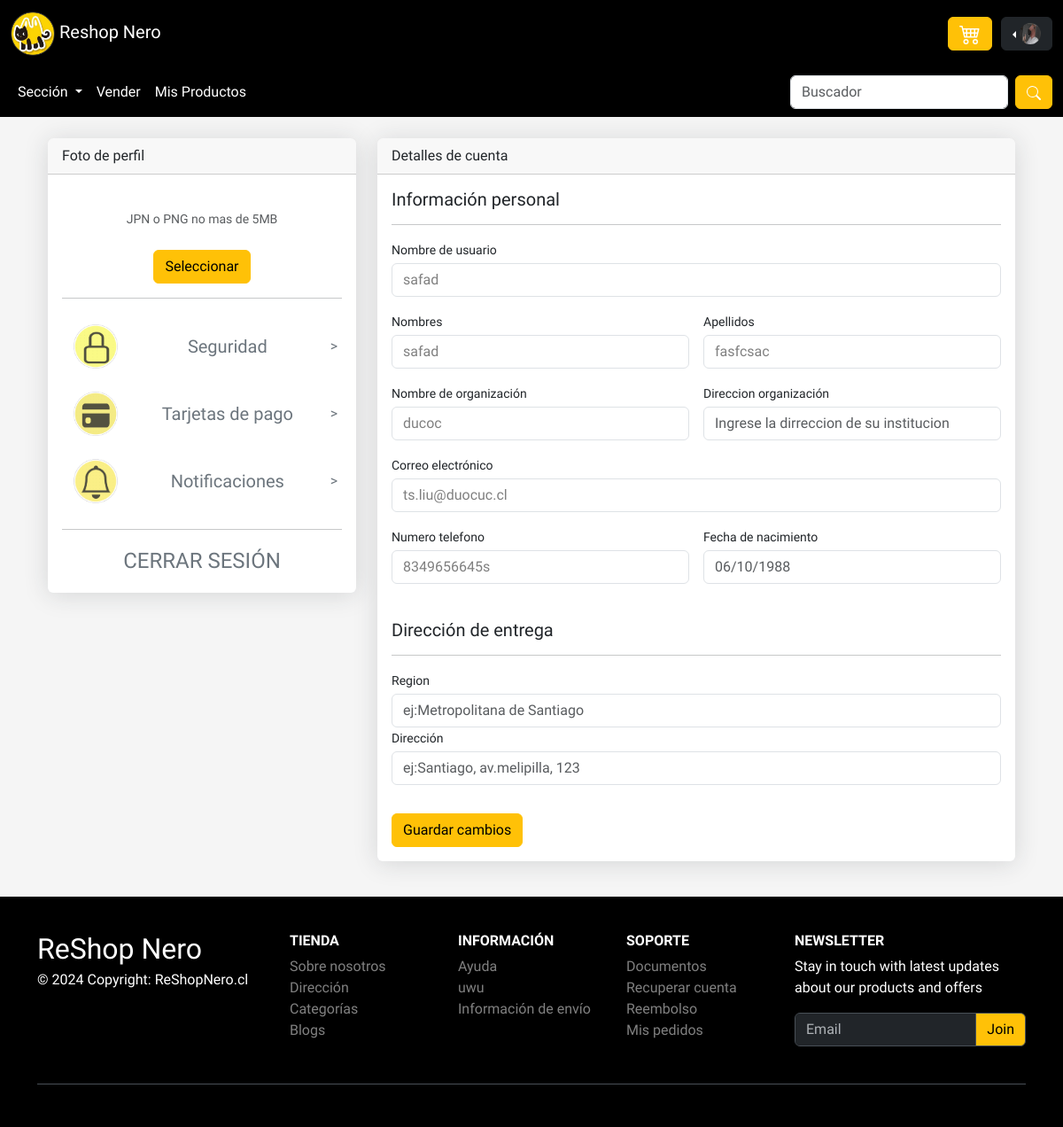
/perfil_usuario/1/, run on an earlier commit of the app's database.
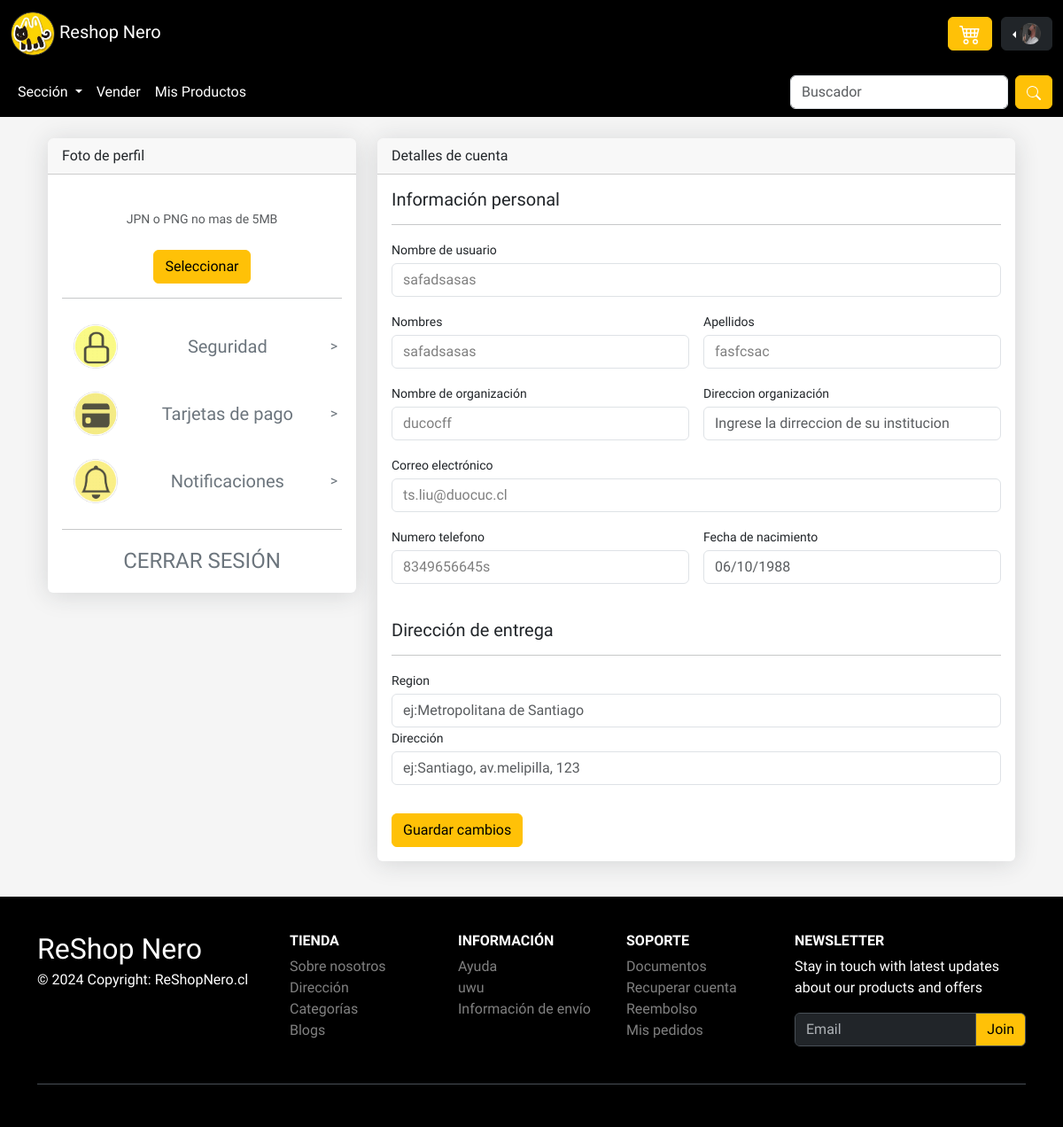
And on a later commit of the database.
### uni_segun/models.py (models this page shows, shortened)
class Usuario(models.Model):
    nombre = models.CharField(max_length=255)
    apellido = models.CharField(max_length=255)
    rut = models.CharField(max_length=12, unique=True)
    academia = models.CharField(max_length=255)
    email = models.EmailField(unique=True)
    contraseña = models.CharField(max_length=255)
    numero_de_telefono = models.CharField(max_length=15, unique=True)
    fecha_registro = models.DateTimeField(auto_now_add=True)

### uni_segun/views.py (the view)
# urls.py: path('perfil_usuario/<int:usuario_id>/', views.perfil_usuario, name='perfil_usuario'),
def perfil_usuario(request, usuario_id):
    usuario = get_object_or_404(Usuario, id=usuario_id)
    carrito = request.session.get('carrito', [])
    total = sum(item['precio'] * item['cantidad'] for item in carrito)
    cant = sum(item['cantidad'] for item in carrito)
    context = {
        'carrito': carrito,
        'total': total,
        'cant':cant,
        'usuario': usuario,
    }
    return render(request, 'perfil.html', context)

### uni_segun/templates/perfil.html (shortened to what the changed rows need)
<!DOCTYPE html>
<html lang="es">
<head>
    {% load static %}
    <link rel="stylesheet" href="{% static 'css/estilo_perfil.css' %}">
    <link href="{% static 'bootstrap-5.3.3/dist/css/bootstrap.min.css' %}" rel="stylesheet">
    <link rel="stylesheet" href="{% static 'css/estilo.carrodecompra.css' %}">
    <link rel="stylesheet" href="{% static 'css/style.css' %}">
</head>
<body>
    <div class="container-xl px-4 mt-4">
        <div class="row">
            <div class="col-xl-8">
                <div class="card mb-4">
                    <div class="card-body">
                      <form id="perfil-form" method="post" action="{% url 'actualizar_perfil' %}">
                            <div class="mb-3">
                                <label class="small mb-1" for="inputUsername">Nombre de usuario</label>
                                <input class="form-control" id="inputUsername" type="text" placeholder="Nombre usuario" name="nombre" value="{{ usuario.nombre }}">
                            </div>
                            <div class="row gx-3 mb-3">
                                <div class="col-md-6">
                                    <label class="small mb-1" for="inputFirstName">Nombres</label>
                                    <input class="form-control" id="inputFirstName" type="text" placeholder="Ingrese su nombre" name="nombre" value="{{ usuario.nombre }}" >
                                </div>
                                <div class="col-md-6">
                                    <label class="small mb-1" for="inputLastName">Apellidos</label>
                                    <input class="form-control" id="inputLastName" type="text" placeholder="Ingrese su apellido" name="apellido" value="{{ usuario.apellido }}">
                                </div>
                            </div>
                            <div class="row gx-3 mb-3">
                                <div class="col-md-6">
                                    <label class="small mb-1" for="inputOrgName">Nombre de organización</label>
                                    <input class="form-control" id="inputOrgName" type="text" placeholder="Ingrese el nombre de su institucion" name="academia" value="{{ usuario.academia }}" >
                                </div>
                            </div>
                            <div class="mb-3">
                                <label class="small mb-1" for="inputEmailAddress">Correo electrónico</label>
                                <input class="form-control" id="inputEmailAddress" type="email" placeholder="name@example.com" name="email" value="{{ usuario.email }}">
                            </div>
                            <div class="row gx-3 mb-3">
                                <div class="col-md-6">
                                    <label class="small mb-1" for="inputPhone">Numero telefono</label>
                                    <input class="form-control" id="inputPhone" type="tel" placeholder="+5692222222" name="numero_de_telefono" value="{{ usuario.numero_de_telefono }}">
                                </div>
                            </div>
                            <br>
                              </form>
                    </div>
                </div>
            </div>
                </div>
            </div>
</body>
</html>

What changed in the data, as far as the page shows it:
changed Usuario "fasfcsac": nombre "safad" → "safadsasas"; academia "ducoc" → "ducocff"
